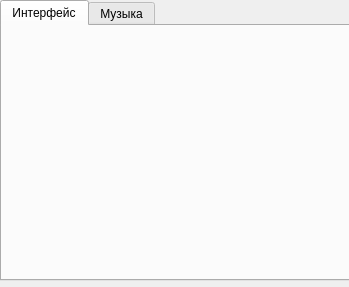
<?xml version="1.0" encoding="UTF-8"?>
<ui version="4.0">
 <class>Form</class>
 <widget class="QWidget" name="Form">
  <property name="geometry">
   <rect>
    <x>0</x>
    <y>0</y>
    <width>349</width>
    <height>287</height>
   </rect>
  </property>
  <property name="windowTitle">
   <string>Form</string>
  </property>
  <widget class="QTabWidget" name="TableWidget">
   <property name="geometry">
    <rect>
     <x>0</x>
     <y>0</y>
     <width>351</width>
     <height>281</height>
    </rect>
   </property>
   <property name="currentIndex">
    <number>0</number>
   </property>
   <widget class="QWidget" name="tab1">
    <attribute name="title">
     <string>Интерфейс</string>
    </attribute>
    <widget class="QWidget" name="formLayoutWidget">
     <property name="geometry">
      <rect>
       <x>0</x>
       <y>0</y>
       <width>341</width>
       <height>241</height>
      </rect>
     </property>
     <layout class="QFormLayout" name="formLayout"/>
    </widget>
   </widget>
   <widget class="QWidget" name="tab_2">
    <attribute name="title">
     <string>Музыка</string>
    </attribute>
   </widget>
  </widget>
 </widget>
 <resources/>
 <connections/>
</ui>
